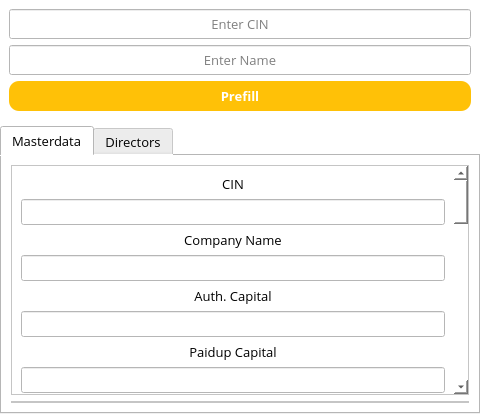
<?xml version="1.0" encoding="UTF-8"?>
<ui version="4.0">
 <class>Form</class>
 <widget class="QWidget" name="Form">
  <property name="windowModality">
   <enum>Qt::ApplicationModal</enum>
  </property>
  <property name="geometry">
   <rect>
    <x>0</x>
    <y>0</y>
    <width>480</width>
    <height>414</height>
   </rect>
  </property>
  <property name="sizePolicy">
   <sizepolicy hsizetype="Expanding" vsizetype="Expanding">
    <horstretch>0</horstretch>
    <verstretch>0</verstretch>
   </sizepolicy>
  </property>
  <property name="minimumSize">
   <size>
    <width>0</width>
    <height>0</height>
   </size>
  </property>
  <property name="sizeIncrement">
   <size>
    <width>0</width>
    <height>0</height>
   </size>
  </property>
  <property name="windowTitle">
   <string>Form</string>
  </property>
  <property name="windowIcon">
   <iconset>
    <normaloff>../Icon/logo.png</normaloff>../Icon/logo.png</iconset>
  </property>
  <property name="styleSheet">
   <string notr="true">background-color: rgb(255, 255, 255);</string>
  </property>
  <layout class="QGridLayout" name="gridLayout">
   <property name="leftMargin">
    <number>0</number>
   </property>
   <property name="topMargin">
    <number>0</number>
   </property>
   <property name="rightMargin">
    <number>0</number>
   </property>
   <property name="bottomMargin">
    <number>0</number>
   </property>
   <item row="0" column="0">
    <widget class="QWidget" name="widget" native="true">
     <property name="minimumSize">
      <size>
       <width>0</width>
       <height>120</height>
      </size>
     </property>
     <property name="maximumSize">
      <size>
       <width>16777215</width>
       <height>120</height>
      </size>
     </property>
     <property name="font">
      <font>
       <family>Open Sans</family>
       <pointsize>10</pointsize>
       <stylestrategy>PreferAntialias</stylestrategy>
      </font>
     </property>
     <layout class="QVBoxLayout" name="verticalLayout">
      <item>
       <widget class="QLineEdit" name="CINField">
        <property name="sizePolicy">
         <sizepolicy hsizetype="Expanding" vsizetype="Expanding">
          <horstretch>0</horstretch>
          <verstretch>0</verstretch>
         </sizepolicy>
        </property>
        <property name="font">
         <font>
          <family>Open Sans</family>
          <pointsize>10</pointsize>
          <stylestrategy>PreferAntialias</stylestrategy>
         </font>
        </property>
        <property name="inputMethodHints">
         <set>Qt::ImhNone</set>
        </property>
        <property name="inputMask">
         <string/>
        </property>
        <property name="text">
         <string/>
        </property>
        <property name="maxLength">
         <number>21</number>
        </property>
        <property name="alignment">
         <set>Qt::AlignCenter</set>
        </property>
        <property name="placeholderText">
         <string>Enter CIN</string>
        </property>
       </widget>
      </item>
      <item>
       <widget class="QLineEdit" name="NameField">
        <property name="sizePolicy">
         <sizepolicy hsizetype="Expanding" vsizetype="Expanding">
          <horstretch>0</horstretch>
          <verstretch>0</verstretch>
         </sizepolicy>
        </property>
        <property name="font">
         <font>
          <family>Open Sans</family>
          <pointsize>10</pointsize>
          <stylestrategy>PreferAntialias</stylestrategy>
         </font>
        </property>
        <property name="inputMask">
         <string/>
        </property>
        <property name="text">
         <string/>
        </property>
        <property name="maxLength">
         <number>32767</number>
        </property>
        <property name="alignment">
         <set>Qt::AlignCenter</set>
        </property>
        <property name="placeholderText">
         <string>Enter Name</string>
        </property>
       </widget>
      </item>
      <item>
       <widget class="QPushButton" name="Prefill">
        <property name="sizePolicy">
         <sizepolicy hsizetype="Minimum" vsizetype="Expanding">
          <horstretch>0</horstretch>
          <verstretch>0</verstretch>
         </sizepolicy>
        </property>
        <property name="minimumSize">
         <size>
          <width>100</width>
          <height>20</height>
         </size>
        </property>
        <property name="font">
         <font>
          <family>Open Sans</family>
          <pointsize>10</pointsize>
          <weight>75</weight>
          <bold>true</bold>
          <stylestrategy>PreferAntialias</stylestrategy>
         </font>
        </property>
        <property name="styleSheet">
         <string notr="true">background-color:rgb(255,193,7);
color: rgb(255, 255, 255);
border-radius:10</string>
        </property>
        <property name="text">
         <string>Prefill</string>
        </property>
        <property name="shortcut">
         <string>Return</string>
        </property>
       </widget>
      </item>
     </layout>
    </widget>
   </item>
   <item row="1" column="0">
    <widget class="QTabWidget" name="tabWidget">
     <property name="font">
      <font>
       <family>Open Sans</family>
       <pointsize>10</pointsize>
       <stylestrategy>PreferAntialias</stylestrategy>
      </font>
     </property>
     <property name="currentIndex">
      <number>0</number>
     </property>
     <widget class="QWidget" name="Masterdata">
      <attribute name="title">
       <string>Masterdata</string>
      </attribute>
      <layout class="QGridLayout" name="gridLayout_7">
       <item row="1" column="0">
        <widget class="QFrame" name="frame_4">
         <property name="maximumSize">
          <size>
           <width>16777215</width>
           <height>30</height>
          </size>
         </property>
         <property name="font">
          <font>
           <family>Open Sans</family>
           <pointsize>10</pointsize>
           <stylestrategy>PreferAntialias</stylestrategy>
          </font>
         </property>
         <property name="frameShape">
          <enum>QFrame::StyledPanel</enum>
         </property>
         <property name="frameShadow">
          <enum>QFrame::Raised</enum>
         </property>
         <layout class="QGridLayout" name="gridLayout_8">
          <property name="leftMargin">
           <number>0</number>
          </property>
          <property name="topMargin">
           <number>0</number>
          </property>
          <property name="rightMargin">
           <number>0</number>
          </property>
          <property name="bottomMargin">
           <number>0</number>
          </property>
         </layout>
        </widget>
       </item>
       <item row="0" column="0">
        <widget class="QScrollArea" name="scrollArea">
         <property name="widgetResizable">
          <bool>true</bool>
         </property>
         <widget class="QWidget" name="scrollAreaWidgetContents">
          <property name="geometry">
           <rect>
            <x>0</x>
            <y>0</y>
            <width>437</width>
            <height>979</height>
           </rect>
          </property>
          <layout class="QVBoxLayout" name="verticalLayout_2">
           <item>
            <widget class="QLabel" name="label_4">
             <property name="font">
              <font>
               <family>Open Sans</family>
               <pointsize>10</pointsize>
               <stylestrategy>PreferAntialias</stylestrategy>
              </font>
             </property>
             <property name="text">
              <string>CIN</string>
             </property>
             <property name="alignment">
              <set>Qt::AlignCenter</set>
             </property>
             <property name="indent">
              <number>-1</number>
             </property>
            </widget>
           </item>
           <item>
            <widget class="QLineEdit" name="CIN">
             <property name="sizePolicy">
              <sizepolicy hsizetype="Expanding" vsizetype="Expanding">
               <horstretch>0</horstretch>
               <verstretch>0</verstretch>
              </sizepolicy>
             </property>
             <property name="font">
              <font>
               <family>Open Sans</family>
               <pointsize>10</pointsize>
               <stylestrategy>PreferAntialias</stylestrategy>
              </font>
             </property>
             <property name="alignment">
              <set>Qt::AlignCenter</set>
             </property>
             <property name="readOnly">
              <bool>true</bool>
             </property>
            </widget>
           </item>
           <item>
            <widget class="QLabel" name="label_5">
             <property name="font">
              <font>
               <family>Open Sans</family>
               <pointsize>10</pointsize>
               <stylestrategy>PreferAntialias</stylestrategy>
              </font>
             </property>
             <property name="text">
              <string>Company Name</string>
             </property>
             <property name="alignment">
              <set>Qt::AlignCenter</set>
             </property>
            </widget>
           </item>
           <item>
            <widget class="QLineEdit" name="CompanyName">
             <property name="sizePolicy">
              <sizepolicy hsizetype="Expanding" vsizetype="Expanding">
               <horstretch>0</horstretch>
               <verstretch>0</verstretch>
              </sizepolicy>
             </property>
             <property name="font">
              <font>
               <family>OCR A Extended</family>
               <pointsize>10</pointsize>
               <stylestrategy>PreferAntialias</stylestrategy>
              </font>
             </property>
             <property name="alignment">
              <set>Qt::AlignCenter</set>
             </property>
             <property name="readOnly">
              <bool>true</bool>
             </property>
            </widget>
           </item>
           <item>
            <widget class="QLabel" name="AuthCapital_2">
             <property name="font">
              <font>
               <family>Open Sans</family>
               <pointsize>10</pointsize>
               <stylestrategy>PreferAntialias</stylestrategy>
              </font>
             </property>
             <property name="text">
              <string>Auth. Capital</string>
             </property>
             <property name="alignment">
              <set>Qt::AlignCenter</set>
             </property>
            </widget>
           </item>
           <item>
            <widget class="QLineEdit" name="fill_Authcapital">
             <property name="sizePolicy">
              <sizepolicy hsizetype="Expanding" vsizetype="Expanding">
               <horstretch>0</horstretch>
               <verstretch>0</verstretch>
              </sizepolicy>
             </property>
             <property name="font">
              <font>
               <family>Open Sans</family>
               <pointsize>10</pointsize>
               <stylestrategy>PreferAntialias</stylestrategy>
              </font>
             </property>
             <property name="text">
              <string/>
             </property>
             <property name="alignment">
              <set>Qt::AlignCenter</set>
             </property>
             <property name="readOnly">
              <bool>true</bool>
             </property>
            </widget>
           </item>
           <item>
            <widget class="QLabel" name="Paiupcapital_2">
             <property name="font">
              <font>
               <family>Open Sans</family>
               <pointsize>10</pointsize>
               <stylestrategy>PreferAntialias</stylestrategy>
              </font>
             </property>
             <property name="text">
              <string>Paidup Capital</string>
             </property>
             <property name="alignment">
              <set>Qt::AlignCenter</set>
             </property>
            </widget>
           </item>
           <item>
            <widget class="QLineEdit" name="fill_paidup">
             <property name="sizePolicy">
              <sizepolicy hsizetype="Expanding" vsizetype="Expanding">
               <horstretch>0</horstretch>
               <verstretch>0</verstretch>
              </sizepolicy>
             </property>
             <property name="font">
              <font>
               <family>Open Sans</family>
               <pointsize>10</pointsize>
               <stylestrategy>PreferAntialias</stylestrategy>
              </font>
             </property>
             <property name="text">
              <string/>
             </property>
             <property name="alignment">
              <set>Qt::AlignCenter</set>
             </property>
             <property name="readOnly">
              <bool>true</bool>
             </property>
            </widget>
           </item>
           <item>
            <widget class="QLabel" name="category_2">
             <property name="font">
              <font>
               <family>Open Sans</family>
               <pointsize>10</pointsize>
               <stylestrategy>PreferAntialias</stylestrategy>
              </font>
             </property>
             <property name="text">
              <string>Category</string>
             </property>
             <property name="alignment">
              <set>Qt::AlignCenter</set>
             </property>
            </widget>
           </item>
           <item>
            <widget class="QLineEdit" name="fillcategory">
             <property name="sizePolicy">
              <sizepolicy hsizetype="Expanding" vsizetype="Expanding">
               <horstretch>0</horstretch>
               <verstretch>0</verstretch>
              </sizepolicy>
             </property>
             <property name="font">
              <font>
               <family>Open Sans</family>
               <pointsize>10</pointsize>
               <stylestrategy>PreferAntialias</stylestrategy>
              </font>
             </property>
             <property name="text">
              <string/>
             </property>
             <property name="alignment">
              <set>Qt::AlignCenter</set>
             </property>
             <property name="readOnly">
              <bool>true</bool>
             </property>
            </widget>
           </item>
           <item>
            <widget class="QLabel" name="subcategory_2">
             <property name="font">
              <font>
               <family>Open Sans</family>
               <pointsize>10</pointsize>
               <stylestrategy>PreferAntialias</stylestrategy>
              </font>
             </property>
             <property name="text">
              <string>Sub Category</string>
             </property>
             <property name="alignment">
              <set>Qt::AlignCenter</set>
             </property>
            </widget>
           </item>
           <item>
            <widget class="QLineEdit" name="fillsubcategory">
             <property name="sizePolicy">
              <sizepolicy hsizetype="Expanding" vsizetype="Expanding">
               <horstretch>0</horstretch>
               <verstretch>0</verstretch>
              </sizepolicy>
             </property>
             <property name="font">
              <font>
               <family>Open Sans</family>
               <pointsize>10</pointsize>
               <stylestrategy>PreferAntialias</stylestrategy>
              </font>
             </property>
             <property name="text">
              <string/>
             </property>
             <property name="alignment">
              <set>Qt::AlignCenter</set>
             </property>
             <property name="readOnly">
              <bool>true</bool>
             </property>
            </widget>
           </item>
           <item>
            <widget class="QLabel" name="regaddress_2">
             <property name="font">
              <font>
               <family>Open Sans</family>
               <pointsize>10</pointsize>
               <stylestrategy>PreferAntialias</stylestrategy>
              </font>
             </property>
             <property name="text">
              <string>Reg. Address</string>
             </property>
             <property name="alignment">
              <set>Qt::AlignCenter</set>
             </property>
            </widget>
           </item>
           <item>
            <widget class="QLineEdit" name="fill_RegAdd">
             <property name="sizePolicy">
              <sizepolicy hsizetype="Expanding" vsizetype="Expanding">
               <horstretch>0</horstretch>
               <verstretch>0</verstretch>
              </sizepolicy>
             </property>
             <property name="font">
              <font>
               <family>Open Sans</family>
               <pointsize>10</pointsize>
               <stylestrategy>PreferAntialias</stylestrategy>
              </font>
             </property>
             <property name="text">
              <string/>
             </property>
             <property name="alignment">
              <set>Qt::AlignCenter</set>
             </property>
             <property name="readOnly">
              <bool>true</bool>
             </property>
            </widget>
           </item>
           <item>
            <widget class="QLabel" name="othaddress_2">
             <property name="font">
              <font>
               <family>Open Sans</family>
               <pointsize>10</pointsize>
               <stylestrategy>PreferAntialias</stylestrategy>
              </font>
             </property>
             <property name="text">
              <string>Oth. Address</string>
             </property>
             <property name="alignment">
              <set>Qt::AlignCenter</set>
             </property>
            </widget>
           </item>
           <item>
            <widget class="QLineEdit" name="fillfill_OtherAddress">
             <property name="sizePolicy">
              <sizepolicy hsizetype="Expanding" vsizetype="Expanding">
               <horstretch>0</horstretch>
               <verstretch>0</verstretch>
              </sizepolicy>
             </property>
             <property name="font">
              <font>
               <family>Open Sans</family>
               <pointsize>10</pointsize>
               <stylestrategy>PreferAntialias</stylestrategy>
              </font>
             </property>
             <property name="text">
              <string/>
             </property>
             <property name="alignment">
              <set>Qt::AlignCenter</set>
             </property>
             <property name="readOnly">
              <bool>true</bool>
             </property>
            </widget>
           </item>
           <item>
            <widget class="QLabel" name="dateofincorp_2">
             <property name="font">
              <font>
               <family>Open Sans</family>
               <pointsize>10</pointsize>
               <stylestrategy>PreferAntialias</stylestrategy>
              </font>
             </property>
             <property name="text">
              <string>Date of Incorp.</string>
             </property>
             <property name="alignment">
              <set>Qt::AlignCenter</set>
             </property>
            </widget>
           </item>
           <item>
            <widget class="QLineEdit" name="fill_DateofIncorp">
             <property name="sizePolicy">
              <sizepolicy hsizetype="Expanding" vsizetype="Expanding">
               <horstretch>0</horstretch>
               <verstretch>0</verstretch>
              </sizepolicy>
             </property>
             <property name="font">
              <font>
               <family>Open Sans</family>
               <pointsize>10</pointsize>
               <stylestrategy>PreferAntialias</stylestrategy>
              </font>
             </property>
             <property name="text">
              <string/>
             </property>
             <property name="alignment">
              <set>Qt::AlignCenter</set>
             </property>
             <property name="readOnly">
              <bool>true</bool>
             </property>
            </widget>
           </item>
           <item>
            <widget class="QLabel" name="class_3">
             <property name="font">
              <font>
               <family>Open Sans</family>
               <pointsize>10</pointsize>
               <stylestrategy>PreferAntialias</stylestrategy>
              </font>
             </property>
             <property name="text">
              <string>Class</string>
             </property>
             <property name="alignment">
              <set>Qt::AlignCenter</set>
             </property>
            </widget>
           </item>
           <item>
            <widget class="QLineEdit" name="fillclass">
             <property name="sizePolicy">
              <sizepolicy hsizetype="Expanding" vsizetype="Expanding">
               <horstretch>0</horstretch>
               <verstretch>0</verstretch>
              </sizepolicy>
             </property>
             <property name="font">
              <font>
               <family>Open Sans</family>
               <pointsize>10</pointsize>
               <stylestrategy>PreferAntialias</stylestrategy>
              </font>
             </property>
             <property name="text">
              <string/>
             </property>
             <property name="alignment">
              <set>Qt::AlignCenter</set>
             </property>
             <property name="readOnly">
              <bool>true</bool>
             </property>
            </widget>
           </item>
           <item>
            <widget class="QLabel" name="compemail_2">
             <property name="font">
              <font>
               <family>Open Sans</family>
               <pointsize>10</pointsize>
               <stylestrategy>PreferAntialias</stylestrategy>
              </font>
             </property>
             <property name="text">
              <string>Comp. Email ID</string>
             </property>
             <property name="alignment">
              <set>Qt::AlignCenter</set>
             </property>
            </widget>
           </item>
           <item>
            <widget class="QLineEdit" name="fill_Comp_email">
             <property name="sizePolicy">
              <sizepolicy hsizetype="Expanding" vsizetype="Expanding">
               <horstretch>0</horstretch>
               <verstretch>0</verstretch>
              </sizepolicy>
             </property>
             <property name="font">
              <font>
               <family>Open Sans</family>
               <pointsize>10</pointsize>
               <stylestrategy>PreferAntialias</stylestrategy>
              </font>
             </property>
             <property name="text">
              <string/>
             </property>
             <property name="alignment">
              <set>Qt::AlignCenter</set>
             </property>
             <property name="readOnly">
              <bool>true</bool>
             </property>
            </widget>
           </item>
           <item>
            <widget class="QLabel" name="listedunlisted_2">
             <property name="font">
              <font>
               <family>Open Sans</family>
               <pointsize>10</pointsize>
               <stylestrategy>PreferAntialias</stylestrategy>
              </font>
             </property>
             <property name="text">
              <string>Listed/Unlisted</string>
             </property>
             <property name="alignment">
              <set>Qt::AlignCenter</set>
             </property>
            </widget>
           </item>
           <item>
            <widget class="QLineEdit" name="fill_listed">
             <property name="sizePolicy">
              <sizepolicy hsizetype="Expanding" vsizetype="Expanding">
               <horstretch>0</horstretch>
               <verstretch>0</verstretch>
              </sizepolicy>
             </property>
             <property name="font">
              <font>
               <family>Open Sans</family>
               <pointsize>10</pointsize>
               <stylestrategy>PreferAntialias</stylestrategy>
              </font>
             </property>
             <property name="text">
              <string/>
             </property>
             <property name="alignment">
              <set>Qt::AlignCenter</set>
             </property>
             <property name="readOnly">
              <bool>true</bool>
             </property>
            </widget>
           </item>
           <item>
            <widget class="QLabel" name="roccode_2">
             <property name="font">
              <font>
               <family>Open Sans</family>
               <pointsize>10</pointsize>
               <stylestrategy>PreferAntialias</stylestrategy>
              </font>
             </property>
             <property name="text">
              <string>ROC Code</string>
             </property>
             <property name="alignment">
              <set>Qt::AlignCenter</set>
             </property>
            </widget>
           </item>
           <item>
            <widget class="QLineEdit" name="fill_ROC">
             <property name="sizePolicy">
              <sizepolicy hsizetype="Expanding" vsizetype="Expanding">
               <horstretch>0</horstretch>
               <verstretch>0</verstretch>
              </sizepolicy>
             </property>
             <property name="font">
              <font>
               <family>Open Sans</family>
               <pointsize>10</pointsize>
               <stylestrategy>PreferAntialias</stylestrategy>
              </font>
             </property>
             <property name="text">
              <string/>
             </property>
             <property name="alignment">
              <set>Qt::AlignCenter</set>
             </property>
             <property name="readOnly">
              <bool>true</bool>
             </property>
            </widget>
           </item>
           <item>
            <widget class="QLabel" name="regno_2">
             <property name="font">
              <font>
               <family>Open Sans</family>
               <pointsize>10</pointsize>
               <stylestrategy>PreferAntialias</stylestrategy>
              </font>
             </property>
             <property name="text">
              <string>Reg. No.</string>
             </property>
             <property name="alignment">
              <set>Qt::AlignCenter</set>
             </property>
            </widget>
           </item>
           <item>
            <widget class="QLineEdit" name="fill_RegNo">
             <property name="sizePolicy">
              <sizepolicy hsizetype="Expanding" vsizetype="Expanding">
               <horstretch>0</horstretch>
               <verstretch>0</verstretch>
              </sizepolicy>
             </property>
             <property name="font">
              <font>
               <family>Open Sans</family>
               <pointsize>10</pointsize>
               <stylestrategy>PreferAntialias</stylestrategy>
              </font>
             </property>
             <property name="text">
              <string/>
             </property>
             <property name="alignment">
              <set>Qt::AlignCenter</set>
             </property>
             <property name="readOnly">
              <bool>true</bool>
             </property>
            </widget>
           </item>
           <item>
            <widget class="QLabel" name="noofmember_2">
             <property name="font">
              <font>
               <family>Open Sans</family>
               <pointsize>10</pointsize>
               <stylestrategy>PreferAntialias</stylestrategy>
              </font>
             </property>
             <property name="text">
              <string>No. of Memb.</string>
             </property>
             <property name="alignment">
              <set>Qt::AlignCenter</set>
             </property>
            </widget>
           </item>
           <item>
            <widget class="QLineEdit" name="fillMember">
             <property name="sizePolicy">
              <sizepolicy hsizetype="Expanding" vsizetype="Expanding">
               <horstretch>0</horstretch>
               <verstretch>0</verstretch>
              </sizepolicy>
             </property>
             <property name="font">
              <font>
               <family>Open Sans</family>
               <pointsize>10</pointsize>
               <stylestrategy>PreferAntialias</stylestrategy>
              </font>
             </property>
             <property name="text">
              <string/>
             </property>
             <property name="alignment">
              <set>Qt::AlignCenter</set>
             </property>
             <property name="readOnly">
              <bool>true</bool>
             </property>
            </widget>
           </item>
           <item>
            <widget class="QLabel" name="activecomp_2">
             <property name="font">
              <font>
               <family>Open Sans</family>
               <pointsize>10</pointsize>
               <stylestrategy>PreferAntialias</stylestrategy>
              </font>
             </property>
             <property name="text">
              <string>ACTIVE Compl.</string>
             </property>
             <property name="alignment">
              <set>Qt::AlignCenter</set>
             </property>
            </widget>
           </item>
           <item>
            <widget class="QLineEdit" name="fillActive">
             <property name="sizePolicy">
              <sizepolicy hsizetype="Expanding" vsizetype="Expanding">
               <horstretch>0</horstretch>
               <verstretch>0</verstretch>
              </sizepolicy>
             </property>
             <property name="font">
              <font>
               <family>Open Sans</family>
               <pointsize>10</pointsize>
               <stylestrategy>PreferAntialias</stylestrategy>
              </font>
             </property>
             <property name="text">
              <string/>
             </property>
             <property name="alignment">
              <set>Qt::AlignCenter</set>
             </property>
             <property name="readOnly">
              <bool>true</bool>
             </property>
            </widget>
           </item>
           <item>
            <widget class="QLabel" name="suspendedse_2">
             <property name="font">
              <font>
               <family>Open Sans</family>
               <pointsize>10</pointsize>
               <stylestrategy>PreferAntialias</stylestrategy>
              </font>
             </property>
             <property name="text">
              <string>Suspened at SE</string>
             </property>
             <property name="alignment">
              <set>Qt::AlignCenter</set>
             </property>
            </widget>
           </item>
           <item>
            <widget class="QLineEdit" name="fillSuspend">
             <property name="sizePolicy">
              <sizepolicy hsizetype="Expanding" vsizetype="Expanding">
               <horstretch>0</horstretch>
               <verstretch>0</verstretch>
              </sizepolicy>
             </property>
             <property name="font">
              <font>
               <family>Open Sans</family>
               <pointsize>10</pointsize>
               <stylestrategy>PreferAntialias</stylestrategy>
              </font>
             </property>
             <property name="text">
              <string/>
             </property>
             <property name="alignment">
              <set>Qt::AlignCenter</set>
             </property>
             <property name="readOnly">
              <bool>true</bool>
             </property>
            </widget>
           </item>
           <item>
            <widget class="QLabel" name="compstatus_2">
             <property name="font">
              <font>
               <family>Open Sans</family>
               <pointsize>10</pointsize>
               <stylestrategy>PreferAntialias</stylestrategy>
              </font>
             </property>
             <property name="text">
              <string>Comp. Status</string>
             </property>
             <property name="alignment">
              <set>Qt::AlignCenter</set>
             </property>
            </widget>
           </item>
           <item>
            <widget class="QLineEdit" name="filLCompstatus">
             <property name="sizePolicy">
              <sizepolicy hsizetype="Expanding" vsizetype="Expanding">
               <horstretch>0</horstretch>
               <verstretch>0</verstretch>
              </sizepolicy>
             </property>
             <property name="font">
              <font>
               <family>Open Sans</family>
               <pointsize>10</pointsize>
               <stylestrategy>PreferAntialias</stylestrategy>
              </font>
             </property>
             <property name="text">
              <string/>
             </property>
             <property name="alignment">
              <set>Qt::AlignCenter</set>
             </property>
             <property name="readOnly">
              <bool>true</bool>
             </property>
            </widget>
           </item>
          </layout>
         </widget>
        </widget>
       </item>
      </layout>
     </widget>
     <widget class="QWidget" name="Directors">
      <attribute name="title">
       <string>Directors</string>
      </attribute>
      <layout class="QGridLayout" name="gridLayout_2">
       <item row="0" column="0">
        <widget class="QScrollArea" name="scrollArea_2">
         <property name="widgetResizable">
          <bool>true</bool>
         </property>
         <widget class="QWidget" name="DirectorsDisplay">
          <property name="geometry">
           <rect>
            <x>0</x>
            <y>0</y>
            <width>454</width>
            <height>237</height>
           </rect>
          </property>
          <layout class="QVBoxLayout" name="verticalLayout_3"/>
         </widget>
        </widget>
       </item>
      </layout>
     </widget>
    </widget>
   </item>
  </layout>
 </widget>
 <resources/>
 <connections/>
</ui>
